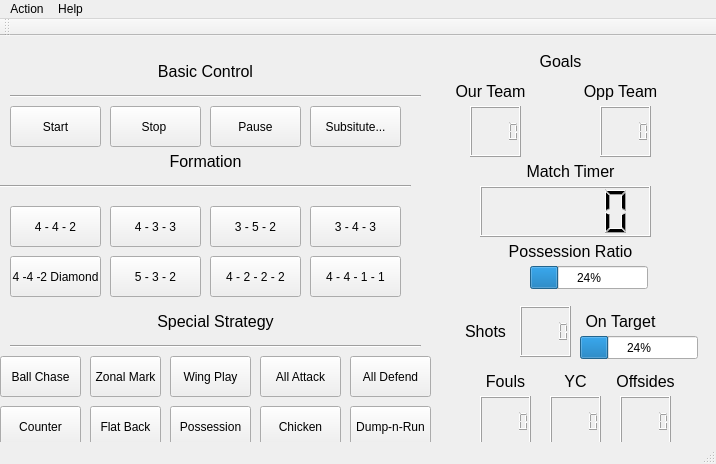
 <widget class="QMainWindow" name="MainWindow">
  <property name="geometry">
   <rect>
    <x>0</x>
    <y>0</y>
    <width>716</width>
    <height>464</height>
   </rect>
  </property>
  <property name="windowTitle">
   <string>MainWindow</string>
  </property>
  <widget class="QWidget" name="centralWidget">
   <widget class="QPushButton" name="buttonStart">
    <property name="geometry">
     <rect>
      <x>10</x>
      <y>70</y>
      <width>91</width>
      <height>41</height>
     </rect>
    </property>
    <property name="text">
     <string>Start</string>
    </property>
   </widget>
   <widget class="QPushButton" name="buttonStop">
    <property name="geometry">
     <rect>
      <x>110</x>
      <y>70</y>
      <width>91</width>
      <height>41</height>
     </rect>
    </property>
    <property name="text">
     <string>Stop </string>
    </property>
   </widget>
   <widget class="QPushButton" name="buttonPause">
    <property name="geometry">
     <rect>
      <x>210</x>
      <y>70</y>
      <width>91</width>
      <height>41</height>
     </rect>
    </property>
    <property name="text">
     <string>Pause</string>
    </property>
   </widget>
   <widget class="QPushButton" name="buttonChase">
    <property name="geometry">
     <rect>
      <x>0</x>
      <y>320</y>
      <width>81</width>
      <height>41</height>
     </rect>
    </property>
    <property name="text">
     <string>Ball Chase</string>
    </property>
   </widget>
   <widget class="QPushButton" name="buttonZM">
    <property name="geometry">
     <rect>
      <x>90</x>
      <y>320</y>
      <width>71</width>
      <height>41</height>
     </rect>
    </property>
    <property name="text">
     <string>Zonal Mark</string>
    </property>
   </widget>
   <widget class="QPushButton" name="buttonWing">
    <property name="geometry">
     <rect>
      <x>170</x>
      <y>320</y>
      <width>81</width>
      <height>41</height>
     </rect>
    </property>
    <property name="text">
     <string>Wing Play</string>
    </property>
   </widget>
   <widget class="QPushButton" name="button352">
    <property name="geometry">
     <rect>
      <x>210</x>
      <y>170</y>
      <width>91</width>
      <height>41</height>
     </rect>
    </property>
    <property name="text">
     <string>3 - 5 - 2</string>
    </property>
   </widget>
   <widget class="QLCDNumber" name="HomeScore">
    <property name="geometry">
     <rect>
      <x>470</x>
      <y>70</y>
      <width>51</width>
      <height>51</height>
     </rect>
    </property>
   </widget>
   <widget class="QLCDNumber" name="AwayScore">
    <property name="geometry">
     <rect>
      <x>600</x>
      <y>70</y>
      <width>51</width>
      <height>51</height>
     </rect>
    </property>
   </widget>
   <widget class="QProgressBar" name="posRatio">
    <property name="geometry">
     <rect>
      <x>530</x>
      <y>230</y>
      <width>118</width>
      <height>23</height>
     </rect>
    </property>
    <property name="value">
     <number>24</number>
    </property>
   </widget>
   <widget class="QLabel" name="colon">
    <property name="geometry">
     <rect>
      <x>560</x>
      <y>90</y>
      <width>31</width>
      <height>41</height>
     </rect>
    </property>
    <property name="text">
     <string/>
    </property>
   </widget>
   <widget class="QLCDNumber" name="TimerDisplay">
    <property name="geometry">
     <rect>
      <x>480</x>
      <y>150</y>
      <width>171</width>
      <height>51</height>
     </rect>
    </property>
   </widget>
   <widget class="QLabel" name="label">
    <property name="geometry">
     <rect>
      <x>10</x>
      <y>20</y>
      <width>391</width>
      <height>31</height>
     </rect>
    </property>
    <property name="text">
     <string>&lt;!DOCTYPE HTML PUBLIC &quot;-//W3C//DTD HTML 4.0//EN&quot; &quot;http://www.w3.org/TR/REC-html40/strict.dtd&quot;&gt;
&lt;html&gt;&lt;head&gt;&lt;meta name=&quot;qrichtext&quot; content=&quot;1&quot; /&gt;&lt;style type=&quot;text/css&quot;&gt;
p, li { white-space: pre-wrap; }
&lt;/style&gt;&lt;/head&gt;&lt;body style=&quot; font-family:'MS Shell Dlg 2'; font-size:8.25pt; font-weight:400; font-style:normal;&quot;&gt;
&lt;p align=&quot;center&quot; style=&quot; margin-top:0px; margin-bottom:0px; margin-left:0px; margin-right:0px; -qt-block-indent:0; text-indent:0px;&quot;&gt;&lt;span style=&quot; font-size:12pt;&quot;&gt;Basic Control&lt;/span&gt;&lt;/p&gt;&lt;/body&gt;&lt;/html&gt;</string>
    </property>
   </widget>
   <widget class="Line" name="line">
    <property name="geometry">
     <rect>
      <x>10</x>
      <y>50</y>
      <width>411</width>
      <height>20</height>
     </rect>
    </property>
    <property name="orientation">
     <enum>Qt::Horizontal</enum>
    </property>
   </widget>
   <widget class="QLabel" name="label_2">
    <property name="geometry">
     <rect>
      <x>10</x>
      <y>110</y>
      <width>391</width>
      <height>31</height>
     </rect>
    </property>
    <property name="text">
     <string>&lt;!DOCTYPE HTML PUBLIC &quot;-//W3C//DTD HTML 4.0//EN&quot; &quot;http://www.w3.org/TR/REC-html40/strict.dtd&quot;&gt;
&lt;html&gt;&lt;head&gt;&lt;meta name=&quot;qrichtext&quot; content=&quot;1&quot; /&gt;&lt;style type=&quot;text/css&quot;&gt;
p, li { white-space: pre-wrap; }
&lt;/style&gt;&lt;/head&gt;&lt;body style=&quot; font-family:'MS Shell Dlg 2'; font-size:8.25pt; font-weight:400; font-style:normal;&quot;&gt;
&lt;p align=&quot;center&quot; style=&quot; margin-top:0px; margin-bottom:0px; margin-left:0px; margin-right:0px; -qt-block-indent:0; text-indent:0px;&quot;&gt;&lt;span style=&quot; font-size:12pt;&quot;&gt;Formation&lt;/span&gt;&lt;/p&gt;&lt;/body&gt;&lt;/html&gt;</string>
    </property>
   </widget>
   <widget class="Line" name="line_2">
    <property name="geometry">
     <rect>
      <x>0</x>
      <y>140</y>
      <width>411</width>
      <height>20</height>
     </rect>
    </property>
    <property name="orientation">
     <enum>Qt::Horizontal</enum>
    </property>
   </widget>
   <widget class="QPushButton" name="button442">
    <property name="geometry">
     <rect>
      <x>10</x>
      <y>170</y>
      <width>91</width>
      <height>41</height>
     </rect>
    </property>
    <property name="text">
     <string>4 - 4 - 2</string>
    </property>
   </widget>
   <widget class="QPushButton" name="button433">
    <property name="geometry">
     <rect>
      <x>110</x>
      <y>170</y>
      <width>91</width>
      <height>41</height>
     </rect>
    </property>
    <property name="text">
     <string>4 - 3 - 3</string>
    </property>
   </widget>
   <widget class="QPushButton" name="button343">
    <property name="geometry">
     <rect>
      <x>310</x>
      <y>170</y>
      <width>91</width>
      <height>41</height>
     </rect>
    </property>
    <property name="text">
     <string>3 - 4 - 3</string>
    </property>
   </widget>
   <widget class="QPushButton" name="button442d">
    <property name="geometry">
     <rect>
      <x>10</x>
      <y>220</y>
      <width>91</width>
      <height>41</height>
     </rect>
    </property>
    <property name="text">
     <string>4 -4 -2 Diamond</string>
    </property>
   </widget>
   <widget class="QPushButton" name="button532">
    <property name="geometry">
     <rect>
      <x>110</x>
      <y>220</y>
      <width>91</width>
      <height>41</height>
     </rect>
    </property>
    <property name="text">
     <string>5 - 3 - 2</string>
    </property>
   </widget>
   <widget class="QPushButton" name="button4222">
    <property name="geometry">
     <rect>
      <x>210</x>
      <y>220</y>
      <width>91</width>
      <height>41</height>
     </rect>
    </property>
    <property name="text">
     <string>4 - 2 - 2 - 2</string>
    </property>
   </widget>
   <widget class="QPushButton" name="button4411">
    <property name="geometry">
     <rect>
      <x>310</x>
      <y>220</y>
      <width>91</width>
      <height>41</height>
     </rect>
    </property>
    <property name="text">
     <string>4 - 4 - 1 - 1</string>
    </property>
   </widget>
   <widget class="QPushButton" name="buttonAllAtt">
    <property name="geometry">
     <rect>
      <x>260</x>
      <y>320</y>
      <width>81</width>
      <height>41</height>
     </rect>
    </property>
    <property name="text">
     <string>All Attack</string>
    </property>
   </widget>
   <widget class="QPushButton" name="buttonAllDef">
    <property name="geometry">
     <rect>
      <x>350</x>
      <y>320</y>
      <width>81</width>
      <height>41</height>
     </rect>
    </property>
    <property name="text">
     <string>All Defend</string>
    </property>
   </widget>
   <widget class="QLabel" name="label_3">
    <property name="geometry">
     <rect>
      <x>20</x>
      <y>270</y>
      <width>391</width>
      <height>31</height>
     </rect>
    </property>
    <property name="text">
     <string>&lt;!DOCTYPE HTML PUBLIC &quot;-//W3C//DTD HTML 4.0//EN&quot; &quot;http://www.w3.org/TR/REC-html40/strict.dtd&quot;&gt;
&lt;html&gt;&lt;head&gt;&lt;meta name=&quot;qrichtext&quot; content=&quot;1&quot; /&gt;&lt;style type=&quot;text/css&quot;&gt;
p, li { white-space: pre-wrap; }
&lt;/style&gt;&lt;/head&gt;&lt;body style=&quot; font-family:'MS Shell Dlg 2'; font-size:8.25pt; font-weight:400; font-style:normal;&quot;&gt;
&lt;p align=&quot;center&quot; style=&quot; margin-top:0px; margin-bottom:0px; margin-left:0px; margin-right:0px; -qt-block-indent:0; text-indent:0px;&quot;&gt;&lt;span style=&quot; font-size:12pt;&quot;&gt;Special Strategy&lt;/span&gt;&lt;/p&gt;&lt;/body&gt;&lt;/html&gt;</string>
    </property>
   </widget>
   <widget class="Line" name="line_3">
    <property name="geometry">
     <rect>
      <x>10</x>
      <y>300</y>
      <width>411</width>
      <height>20</height>
     </rect>
    </property>
    <property name="orientation">
     <enum>Qt::Horizontal</enum>
    </property>
   </widget>
   <widget class="QLabel" name="label_4">
    <property name="geometry">
     <rect>
      <x>590</x>
      <y>280</y>
      <width>391</width>
      <height>31</height>
     </rect>
    </property>
    <property name="text">
     <string>&lt;!DOCTYPE HTML PUBLIC &quot;-//W3C//DTD HTML 4.0//EN&quot; &quot;http://www.w3.org/TR/REC-html40/strict.dtd&quot;&gt;
&lt;html&gt;&lt;head&gt;&lt;meta name=&quot;qrichtext&quot; content=&quot;1&quot; /&gt;&lt;style type=&quot;text/css&quot;&gt;
p, li { white-space: pre-wrap; }
&lt;/style&gt;&lt;/head&gt;&lt;body style=&quot; font-family:'MS Shell Dlg 2'; font-size:8.25pt; font-weight:400; font-style:normal;&quot;&gt;
&lt;p align=&quot;center&quot; style=&quot; margin-top:0px; margin-bottom:0px; margin-left:0px; margin-right:0px; -qt-block-indent:0; text-indent:0px;&quot;&gt;&lt;span style=&quot; font-size:12pt;&quot;&gt;Special Strategy&lt;/span&gt;&lt;/p&gt;&lt;/body&gt;&lt;/html&gt;</string>
    </property>
   </widget>
   <widget class="QLabel" name="label_5">
    <property name="geometry">
     <rect>
      <x>460</x>
      <y>200</y>
      <width>221</width>
      <height>31</height>
     </rect>
    </property>
    <property name="text">
     <string>&lt;!DOCTYPE HTML PUBLIC &quot;-//W3C//DTD HTML 4.0//EN&quot; &quot;http://www.w3.org/TR/REC-html40/strict.dtd&quot;&gt;
&lt;html&gt;&lt;head&gt;&lt;meta name=&quot;qrichtext&quot; content=&quot;1&quot; /&gt;&lt;style type=&quot;text/css&quot;&gt;
p, li { white-space: pre-wrap; }
&lt;/style&gt;&lt;/head&gt;&lt;body style=&quot; font-family:'MS Shell Dlg 2'; font-size:8.25pt; font-weight:400; font-style:normal;&quot;&gt;
&lt;p align=&quot;center&quot; style=&quot; margin-top:0px; margin-bottom:0px; margin-left:0px; margin-right:0px; -qt-block-indent:0; text-indent:0px;&quot;&gt;&lt;span style=&quot; font-size:12pt;&quot;&gt;Possession Ratio&lt;/span&gt;&lt;/p&gt;&lt;/body&gt;&lt;/html&gt;</string>
    </property>
   </widget>
   <widget class="QLabel" name="label_6">
    <property name="geometry">
     <rect>
      <x>460</x>
      <y>120</y>
      <width>221</width>
      <height>31</height>
     </rect>
    </property>
    <property name="text">
     <string>&lt;!DOCTYPE HTML PUBLIC &quot;-//W3C//DTD HTML 4.0//EN&quot; &quot;http://www.w3.org/TR/REC-html40/strict.dtd&quot;&gt;
&lt;html&gt;&lt;head&gt;&lt;meta name=&quot;qrichtext&quot; content=&quot;1&quot; /&gt;&lt;style type=&quot;text/css&quot;&gt;
p, li { white-space: pre-wrap; }
&lt;/style&gt;&lt;/head&gt;&lt;body style=&quot; font-family:'MS Shell Dlg 2'; font-size:8.25pt; font-weight:400; font-style:normal;&quot;&gt;
&lt;p align=&quot;center&quot; style=&quot; margin-top:0px; margin-bottom:0px; margin-left:0px; margin-right:0px; -qt-block-indent:0; text-indent:0px;&quot;&gt;&lt;span style=&quot; font-size:12pt;&quot;&gt;Match Timer&lt;/span&gt;&lt;/p&gt;&lt;/body&gt;&lt;/html&gt;</string>
    </property>
   </widget>
   <widget class="QLabel" name="label_7">
    <property name="geometry">
     <rect>
      <x>380</x>
      <y>40</y>
      <width>221</width>
      <height>31</height>
     </rect>
    </property>
    <property name="text">
     <string>&lt;!DOCTYPE HTML PUBLIC &quot;-//W3C//DTD HTML 4.0//EN&quot; &quot;http://www.w3.org/TR/REC-html40/strict.dtd&quot;&gt;
&lt;html&gt;&lt;head&gt;&lt;meta name=&quot;qrichtext&quot; content=&quot;1&quot; /&gt;&lt;style type=&quot;text/css&quot;&gt;
p, li { white-space: pre-wrap; }
&lt;/style&gt;&lt;/head&gt;&lt;body style=&quot; font-family:'MS Shell Dlg 2'; font-size:8.25pt; font-weight:400; font-style:normal;&quot;&gt;
&lt;p align=&quot;center&quot; style=&quot; margin-top:0px; margin-bottom:0px; margin-left:0px; margin-right:0px; -qt-block-indent:0; text-indent:0px;&quot;&gt;&lt;span style=&quot; font-size:12pt;&quot;&gt;Our Team&lt;/span&gt;&lt;/p&gt;&lt;/body&gt;&lt;/html&gt;</string>
    </property>
   </widget>
   <widget class="QLabel" name="label_8">
    <property name="geometry">
     <rect>
      <x>510</x>
      <y>40</y>
      <width>221</width>
      <height>31</height>
     </rect>
    </property>
    <property name="text">
     <string>&lt;!DOCTYPE HTML PUBLIC &quot;-//W3C//DTD HTML 4.0//EN&quot; &quot;http://www.w3.org/TR/REC-html40/strict.dtd&quot;&gt;
&lt;html&gt;&lt;head&gt;&lt;meta name=&quot;qrichtext&quot; content=&quot;1&quot; /&gt;&lt;style type=&quot;text/css&quot;&gt;
p, li { white-space: pre-wrap; }
&lt;/style&gt;&lt;/head&gt;&lt;body style=&quot; font-family:'MS Shell Dlg 2'; font-size:8.25pt; font-weight:400; font-style:normal;&quot;&gt;
&lt;p align=&quot;center&quot; style=&quot; margin-top:0px; margin-bottom:0px; margin-left:0px; margin-right:0px; -qt-block-indent:0; text-indent:0px;&quot;&gt;&lt;span style=&quot; font-size:12pt;&quot;&gt;Opp Team&lt;/span&gt;&lt;/p&gt;&lt;/body&gt;&lt;/html&gt;</string>
    </property>
   </widget>
   <widget class="QLabel" name="label_9">
    <property name="geometry">
     <rect>
      <x>450</x>
      <y>10</y>
      <width>221</width>
      <height>31</height>
     </rect>
    </property>
    <property name="text">
     <string>&lt;!DOCTYPE HTML PUBLIC &quot;-//W3C//DTD HTML 4.0//EN&quot; &quot;http://www.w3.org/TR/REC-html40/strict.dtd&quot;&gt;
&lt;html&gt;&lt;head&gt;&lt;meta name=&quot;qrichtext&quot; content=&quot;1&quot; /&gt;&lt;style type=&quot;text/css&quot;&gt;
p, li { white-space: pre-wrap; }
&lt;/style&gt;&lt;/head&gt;&lt;body style=&quot; font-family:'MS Shell Dlg 2'; font-size:8.25pt; font-weight:400; font-style:normal;&quot;&gt;
&lt;p align=&quot;center&quot; style=&quot; margin-top:0px; margin-bottom:0px; margin-left:0px; margin-right:0px; -qt-block-indent:0; text-indent:0px;&quot;&gt;&lt;span style=&quot; font-size:12pt;&quot;&gt;Goals&lt;/span&gt;&lt;/p&gt;&lt;/body&gt;&lt;/html&gt;</string>
    </property>
   </widget>
   <widget class="QPushButton" name="buttonSub">
    <property name="geometry">
     <rect>
      <x>310</x>
      <y>70</y>
      <width>91</width>
      <height>41</height>
     </rect>
    </property>
    <property name="text">
     <string>Subsitute...</string>
    </property>
   </widget>
   <widget class="QPushButton" name="buttonCounter">
    <property name="geometry">
     <rect>
      <x>0</x>
      <y>370</y>
      <width>81</width>
      <height>41</height>
     </rect>
    </property>
    <property name="text">
     <string>Counter</string>
    </property>
   </widget>
   <widget class="QPushButton" name="buttonFlat">
    <property name="geometry">
     <rect>
      <x>90</x>
      <y>370</y>
      <width>71</width>
      <height>41</height>
     </rect>
    </property>
    <property name="text">
     <string>Flat Back</string>
    </property>
   </widget>
   <widget class="QPushButton" name="buttonZP">
    <property name="geometry">
     <rect>
      <x>170</x>
      <y>370</y>
      <width>81</width>
      <height>41</height>
     </rect>
    </property>
    <property name="text">
     <string>Possession</string>
    </property>
   </widget>
   <widget class="QPushButton" name="buttonTF">
    <property name="geometry">
     <rect>
      <x>260</x>
      <y>370</y>
      <width>81</width>
      <height>41</height>
     </rect>
    </property>
    <property name="text">
     <string>Chicken</string>
    </property>
   </widget>
   <widget class="QPushButton" name="buttonDNR">
    <property name="geometry">
     <rect>
      <x>350</x>
      <y>370</y>
      <width>81</width>
      <height>41</height>
     </rect>
    </property>
    <property name="text">
     <string>Dump-n-Run</string>
    </property>
   </widget>
   <widget class="QLCDNumber" name="fouls">
    <property name="geometry">
     <rect>
      <x>480</x>
      <y>360</y>
      <width>51</width>
      <height>51</height>
     </rect>
    </property>
   </widget>
   <widget class="QLabel" name="label_10">
    <property name="geometry">
     <rect>
      <x>470</x>
      <y>330</y>
      <width>71</width>
      <height>31</height>
     </rect>
    </property>
    <property name="text">
     <string>&lt;!DOCTYPE HTML PUBLIC &quot;-//W3C//DTD HTML 4.0//EN&quot; &quot;http://www.w3.org/TR/REC-html40/strict.dtd&quot;&gt;
&lt;html&gt;&lt;head&gt;&lt;meta name=&quot;qrichtext&quot; content=&quot;1&quot; /&gt;&lt;style type=&quot;text/css&quot;&gt;
p, li { white-space: pre-wrap; }
&lt;/style&gt;&lt;/head&gt;&lt;body style=&quot; font-family:'MS Shell Dlg 2'; font-size:8.25pt; font-weight:400; font-style:normal;&quot;&gt;
&lt;p align=&quot;center&quot; style=&quot; margin-top:0px; margin-bottom:0px; margin-left:0px; margin-right:0px; -qt-block-indent:0; text-indent:0px;&quot;&gt;&lt;span style=&quot; font-size:12pt;&quot;&gt;Fouls&lt;/span&gt;&lt;/p&gt;&lt;/body&gt;&lt;/html&gt;</string>
    </property>
   </widget>
   <widget class="QLCDNumber" name="YC">
    <property name="geometry">
     <rect>
      <x>550</x>
      <y>360</y>
      <width>51</width>
      <height>51</height>
     </rect>
    </property>
   </widget>
   <widget class="QLabel" name="label_11">
    <property name="geometry">
     <rect>
      <x>540</x>
      <y>330</y>
      <width>71</width>
      <height>31</height>
     </rect>
    </property>
    <property name="text">
     <string>&lt;!DOCTYPE HTML PUBLIC &quot;-//W3C//DTD HTML 4.0//EN&quot; &quot;http://www.w3.org/TR/REC-html40/strict.dtd&quot;&gt;
&lt;html&gt;&lt;head&gt;&lt;meta name=&quot;qrichtext&quot; content=&quot;1&quot; /&gt;&lt;style type=&quot;text/css&quot;&gt;
p, li { white-space: pre-wrap; }
&lt;/style&gt;&lt;/head&gt;&lt;body style=&quot; font-family:'MS Shell Dlg 2'; font-size:8.25pt; font-weight:400; font-style:normal;&quot;&gt;
&lt;p align=&quot;center&quot; style=&quot; margin-top:0px; margin-bottom:0px; margin-left:0px; margin-right:0px; -qt-block-indent:0; text-indent:0px;&quot;&gt;&lt;span style=&quot; font-size:12pt;&quot;&gt;YC&lt;/span&gt;&lt;/p&gt;&lt;/body&gt;&lt;/html&gt;</string>
    </property>
   </widget>
   <widget class="QLCDNumber" name="offsides">
    <property name="geometry">
     <rect>
      <x>620</x>
      <y>360</y>
      <width>51</width>
      <height>51</height>
     </rect>
    </property>
   </widget>
   <widget class="QLabel" name="label_12">
    <property name="geometry">
     <rect>
      <x>610</x>
      <y>330</y>
      <width>71</width>
      <height>31</height>
     </rect>
    </property>
    <property name="text">
     <string>&lt;!DOCTYPE HTML PUBLIC &quot;-//W3C//DTD HTML 4.0//EN&quot; &quot;http://www.w3.org/TR/REC-html40/strict.dtd&quot;&gt;
&lt;html&gt;&lt;head&gt;&lt;meta name=&quot;qrichtext&quot; content=&quot;1&quot; /&gt;&lt;style type=&quot;text/css&quot;&gt;
p, li { white-space: pre-wrap; }
&lt;/style&gt;&lt;/head&gt;&lt;body style=&quot; font-family:'MS Shell Dlg 2'; font-size:8.25pt; font-weight:400; font-style:normal;&quot;&gt;
&lt;p align=&quot;center&quot; style=&quot; margin-top:0px; margin-bottom:0px; margin-left:0px; margin-right:0px; -qt-block-indent:0; text-indent:0px;&quot;&gt;&lt;span style=&quot; font-size:12pt;&quot;&gt;Offsides&lt;/span&gt;&lt;/p&gt;&lt;/body&gt;&lt;/html&gt;</string>
    </property>
   </widget>
   <widget class="QLCDNumber" name="shotCount">
    <property name="geometry">
     <rect>
      <x>520</x>
      <y>270</y>
      <width>51</width>
      <height>51</height>
     </rect>
    </property>
   </widget>
   <widget class="QProgressBar" name="onTarget">
    <property name="geometry">
     <rect>
      <x>580</x>
      <y>300</y>
      <width>118</width>
      <height>23</height>
     </rect>
    </property>
    <property name="value">
     <number>24</number>
    </property>
   </widget>
   <widget class="QLabel" name="label_13">
    <property name="geometry">
     <rect>
      <x>450</x>
      <y>280</y>
      <width>71</width>
      <height>31</height>
     </rect>
    </property>
    <property name="text">
     <string>&lt;!DOCTYPE HTML PUBLIC &quot;-//W3C//DTD HTML 4.0//EN&quot; &quot;http://www.w3.org/TR/REC-html40/strict.dtd&quot;&gt;
&lt;html&gt;&lt;head&gt;&lt;meta name=&quot;qrichtext&quot; content=&quot;1&quot; /&gt;&lt;style type=&quot;text/css&quot;&gt;
p, li { white-space: pre-wrap; }
&lt;/style&gt;&lt;/head&gt;&lt;body style=&quot; font-family:'MS Shell Dlg 2'; font-size:8.25pt; font-weight:400; font-style:normal;&quot;&gt;
&lt;p align=&quot;center&quot; style=&quot; margin-top:0px; margin-bottom:0px; margin-left:0px; margin-right:0px; -qt-block-indent:0; text-indent:0px;&quot;&gt;&lt;span style=&quot; font-size:12pt;&quot;&gt;Shots&lt;/span&gt;&lt;/p&gt;&lt;/body&gt;&lt;/html&gt;</string>
    </property>
   </widget>
   <widget class="QLabel" name="label_14">
    <property name="geometry">
     <rect>
      <x>580</x>
      <y>270</y>
      <width>81</width>
      <height>31</height>
     </rect>
    </property>
    <property name="text">
     <string>&lt;!DOCTYPE HTML PUBLIC &quot;-//W3C//DTD HTML 4.0//EN&quot; &quot;http://www.w3.org/TR/REC-html40/strict.dtd&quot;&gt;
&lt;html&gt;&lt;head&gt;&lt;meta name=&quot;qrichtext&quot; content=&quot;1&quot; /&gt;&lt;style type=&quot;text/css&quot;&gt;
p, li { white-space: pre-wrap; }
&lt;/style&gt;&lt;/head&gt;&lt;body style=&quot; font-family:'MS Shell Dlg 2'; font-size:8.25pt; font-weight:400; font-style:normal;&quot;&gt;
&lt;p align=&quot;center&quot; style=&quot; margin-top:0px; margin-bottom:0px; margin-left:0px; margin-right:0px; -qt-block-indent:0; text-indent:0px;&quot;&gt;&lt;span style=&quot; font-size:12pt;&quot;&gt;On Target&lt;/span&gt;&lt;/p&gt;&lt;/body&gt;&lt;/html&gt;</string>
    </property>
   </widget>
  </widget>
  <widget class="QMenuBar" name="menuBar">
   <property name="geometry">
    <rect>
     <x>0</x>
     <y>0</y>
     <width>716</width>
     <height>21</height>
    </rect>
   </property>
   <widget class="QMenu" name="menuAction">
    <property name="title">
     <string>Action</string>
    </property>
    <widget class="QMenu" name="menuInput_Mode">
     <property name="title">
      <string>Input Mode...</string>
     </property>
     <addaction name="actionSimulation"/>
    </widget>
    <widget class="QMenu" name="menuChannel_Setup">
     <property name="title">
      <string>Channel Setup</string>
     </property>
     <addaction name="actionBluetooth"/>
     <addaction name="actionSMS"/>
    </widget>
    <addaction name="menuInput_Mode"/>
    <addaction name="menuChannel_Setup"/>
    <addaction name="separator"/>
    <addaction name="actionExit"/>
   </widget>
   <widget class="QMenu" name="menuHelp">
    <property name="title">
     <string>Help</string>
    </property>
    <addaction name="actionHelp"/>
    <addaction name="actionAbout"/>
   </widget>
   <addaction name="menuAction"/>
   <addaction name="menuHelp"/>
  </widget>
  <widget class="QToolBar" name="mainToolBar">
   <attribute name="toolBarArea">
    <enum>TopToolBarArea</enum>
   </attribute>
   <attribute name="toolBarBreak">
    <bool>false</bool>
   </attribute>
  </widget>
  <widget class="QStatusBar" name="statusBar"/>
  <action name="actionSimulation">
   <property name="text">
    <string>Simulation</string>
   </property>
  </action>
  <action name="actionExit">
   <property name="text">
    <string>Exit</string>
   </property>
  </action>
  <action name="actionHelp">
   <property name="text">
    <string>Help</string>
   </property>
  </action>
  <action name="actionAbout">
   <property name="text">
    <string>About</string>
   </property>
  </action>
  <action name="actionBluetooth">
   <property name="text">
    <string>Bluetooth</string>
   </property>
  </action>
  <action name="actionSMS">
   <property name="text">
    <string>SMS</string>
   </property>
  </action>
 </widget>
